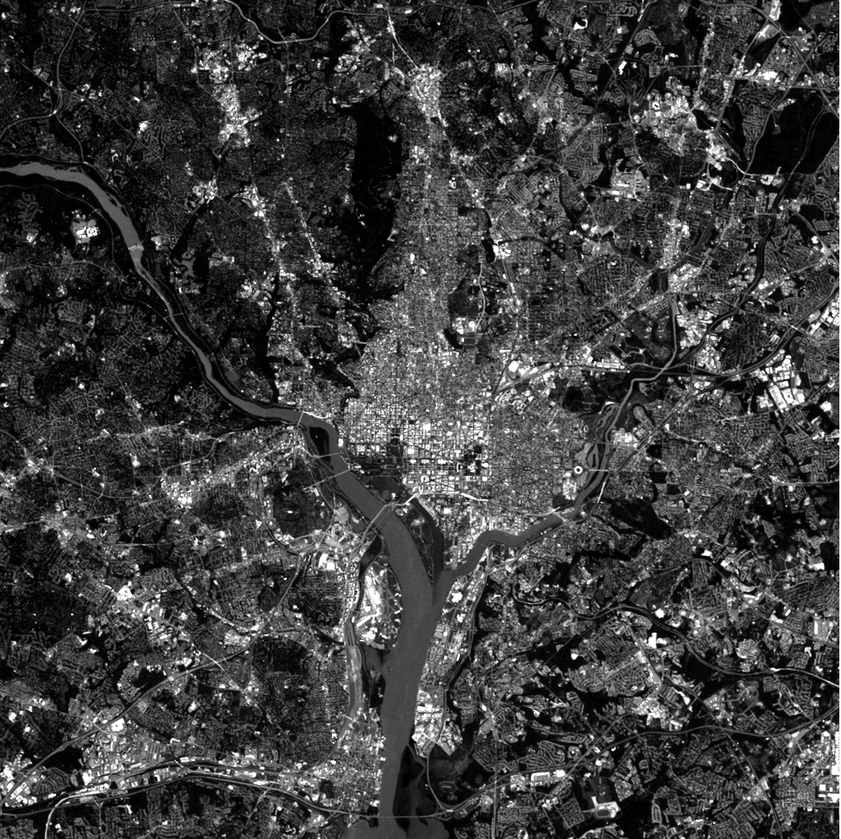
%> input picture hw2/6.17/partB/Fig0627(a)(WashingtonDC Band3-RED).TIF, 841 x 839 px, shrunk from 1026 x 1024 before the run; the run also reads 1 picture not shown here
$ octave partB.m   (GNU Octave 9; MATLAB toolbox functions it lacks are replaced by stand-ins)
%> lines starting %> are read from the running program, lines starting %| are printed output that depends on the picture; in (x1, y1, x2, y2) boxes, pixels count from 0 and x2, y2 are one past the last pixel; in counts of white or black regions, pixels touching at a corner belong together; the program's own positions count from 1
red = imread('Fig0627(a)(WashingtonDC Band3-RED).TIF' );
%> red is the input picture: size 839x841 uint8; min 0, max 255, mean 62.5
blue = imread('Fig0627(c)(1)(WashingtonDC Band1-BLUE).TIF' );
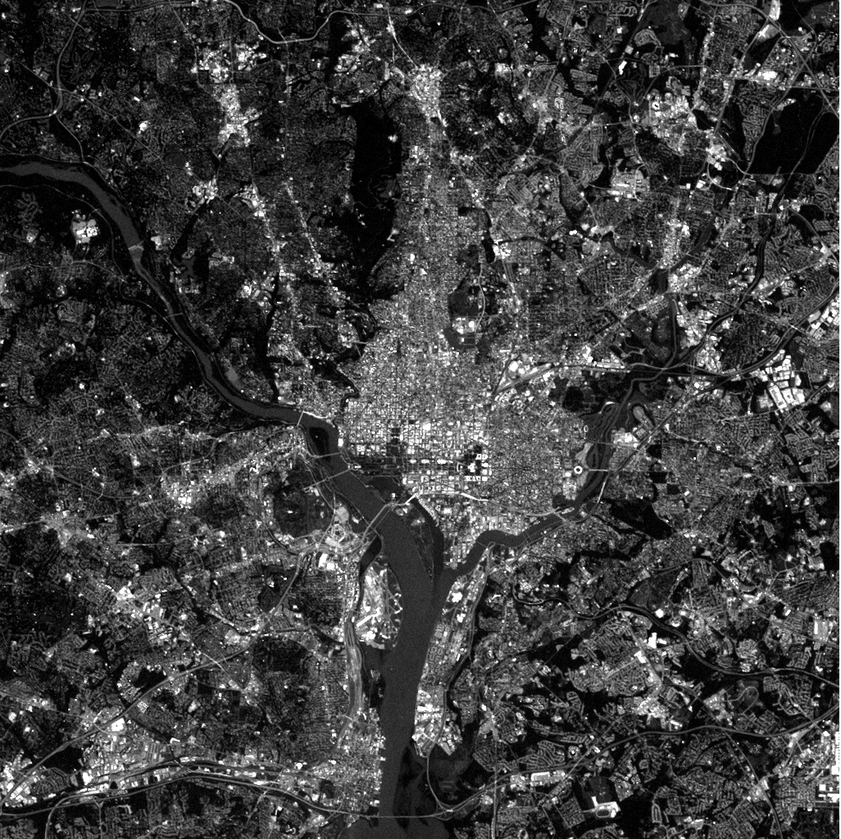
%> input picture hw2/6.17/partB/Fig0627(c)(1)(WashingtonDC Band1-BLUE).TIF, 841 x 839 px, shrunk from 1026 x 1024 before the run
%> blue is the input picture: size 839x841 uint8; min 0, max 255, mean 62.4
green = imread('Fig0627(b)(WashingtonDC Band2-GREEN).TIF' );
infrared = imread('Fig0627(d)(WashingtonDC Band4).TIF' );
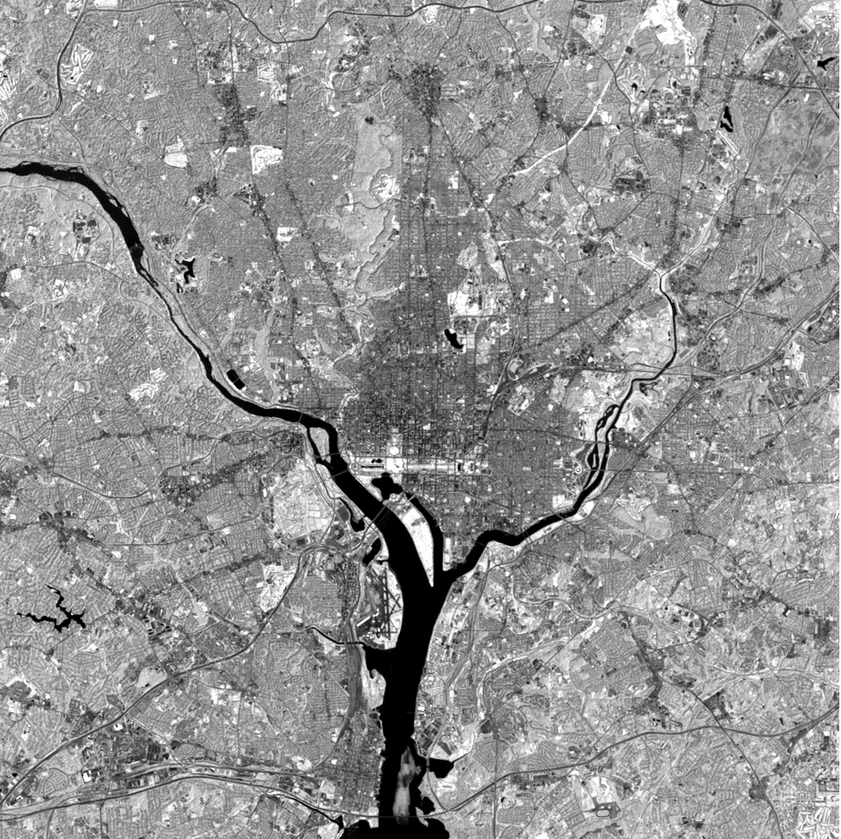
%> input picture hw2/6.17/partB/Fig0627(d)(WashingtonDC Band4).TIF, 841 x 839 px, shrunk from 1026 x 1024 before the run
%> infrared is the input picture: size 839x841 uint8; min 0, max 255, mean 146.4


water = 255*(infrared < 25);
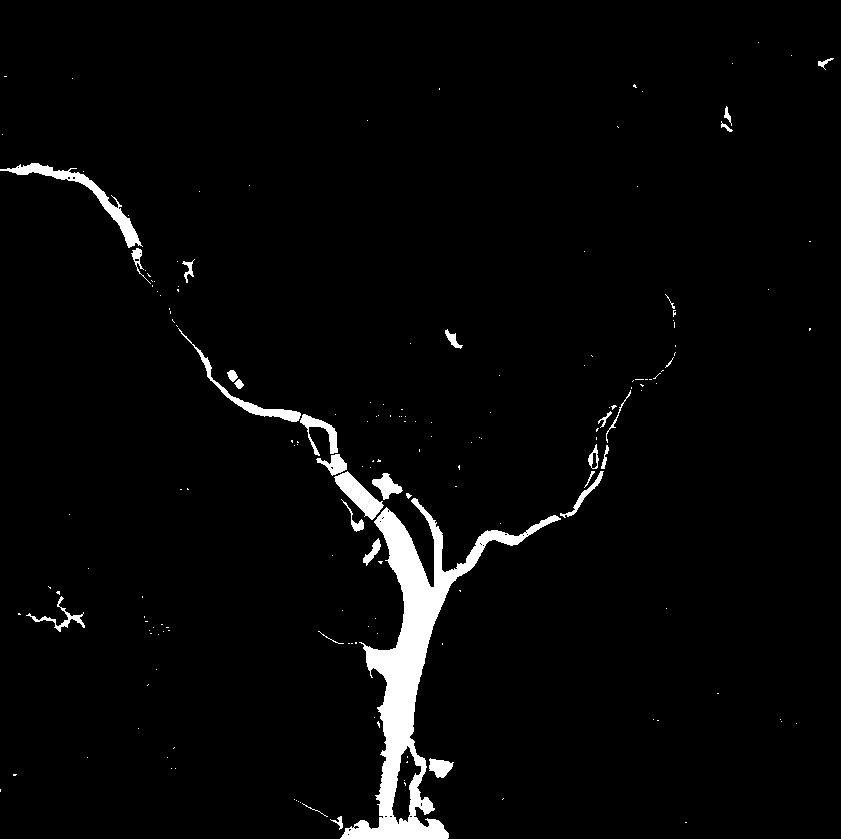
%> water: size 839x841 double; 3% white; 177 white regions (147 under 20 px), largest, box (x1, y1, x2, y2) and area: (340, 498, 561, 839) 13813, (0, 163, 143, 248) 1557, (334, 471, 384, 520) 967
image(:,:,1) = red;
image(:,:,2) = green;
image(:,:,3) = blue+water;
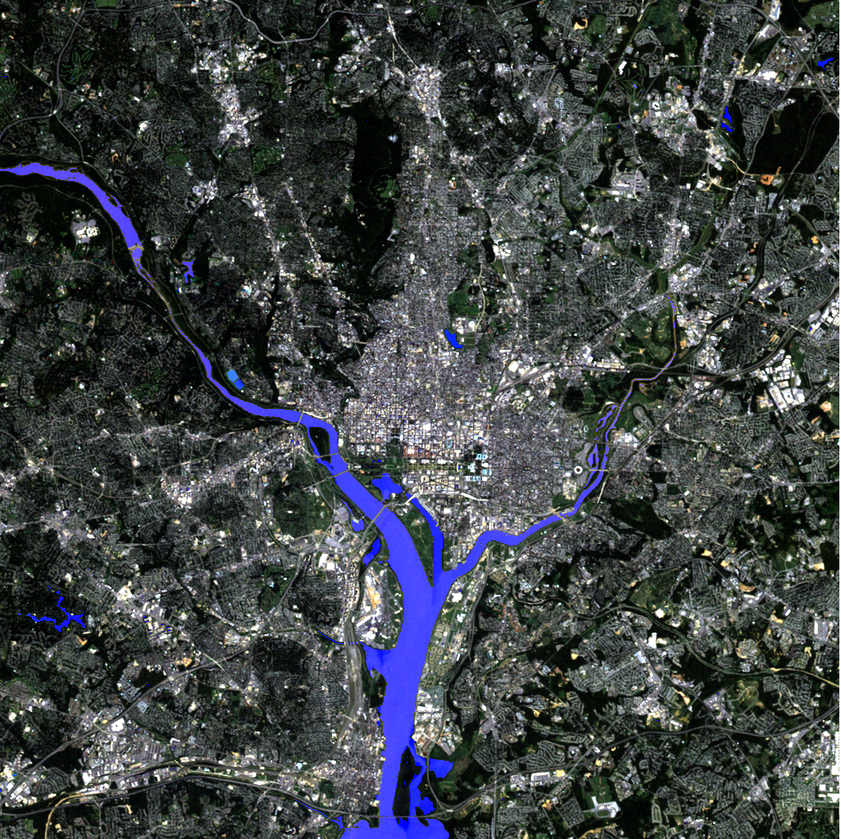
%> image: size 839x841x3 uint8; mean R, G, B 62.5, 67.9, 68.8

figure(2);
imshow(image);

imwrite(image,'washingtonDCwater.png');
imwrite(water,'water.png');
